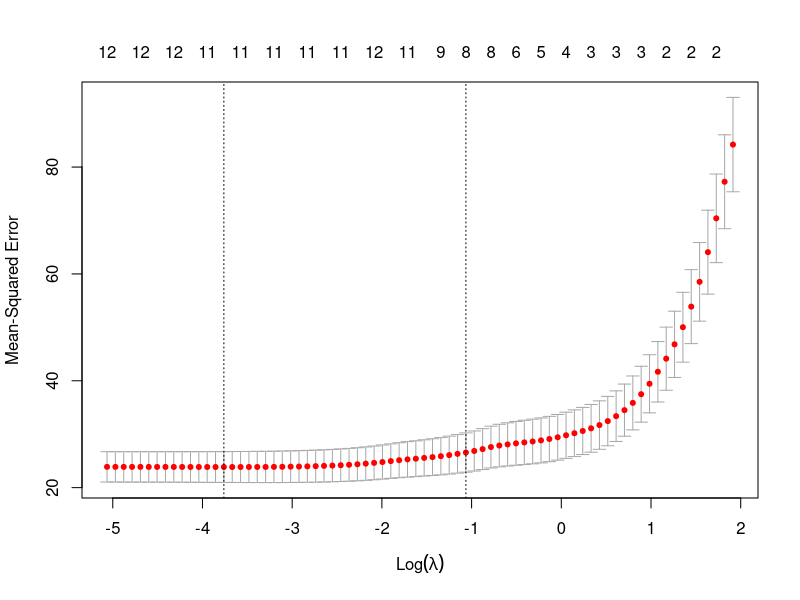
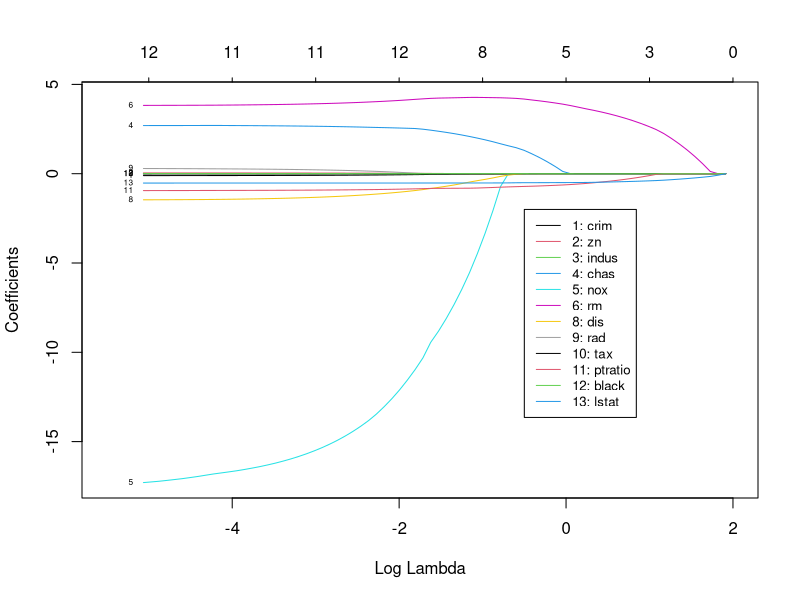

Generate these figures, in order, with R:
# ----------------------------------------------------------------------------
# purpose:  fit a LASSO, 
# audience: you are expected to have some prior experience with R
# ----------------------------------------------------------------------------

# to learn more about LASSO, refer to:
# http://statweb.stanford.edu/~tibs/lasso.html

# ----------------------------------------------------------------------------
# load packages
# ----------------------------------------------------------------------------
(if (!require("glmnet")) install.packages("glmnet"))
library("glmnet") # use this package to fit a glmnet model
(if (!require("MASS")) install.packages("MASS"))
library("MASS") # to use the Boston dataset

# ----------------------------------------------------------------------------
# identify the optimal value of lambda
# ----------------------------------------------------------------------------
# define response variable and predictor variables
response_column <- which(colnames(Boston) %in% c("medv"))
train_X <- data.matrix(Boston[, - response_column])
train_y <- Boston[, response_column]

# use cv.glmnet with 10-fold cross-validation to pick lambda
print("Started fitting LASSO")
model1 <- cv.glmnet(x = train_X, y = train_y, alpha = 1, nfolds = 10,
                    family = "gaussian", type.measure = "mse")
print("Finished fitting LASSO")
plot(model1)

# print out the optimal lambdas
cat("Lambda that gives minimum mean cross-validated error:",
    as.character(round(model1$lambda.min, 4)), "\n\n")
cat("Largest lambda with mean cross-validated error",
    "within 1 standard error of the minimum error:",
    as.character(round(model1$lambda.1se, 4)), "\n\n")
cat("Coefficients based on lambda that", 
    " gives minimum mean cross-validated error: \n")
print(coef(model1, s = "lambda.min"))

# ----------------------------------------------------------------------------
# check how lambda impacts the estimated coefficients
# ----------------------------------------------------------------------------
model2 <- glmnet(x = train_X, y = train_y, alpha = 1, family = "gaussian")

# identify variable names
vn = colnames(train_X)
vid <- as.character(seq(1,length(vn)))

# check and exclude the variables with coefficient value 0 
vnat = coef(model2)
vnat_f <- vnat[-1, ncol(vnat)] 
vid <- vid[vnat_f != 0]
vn <- vn[vnat_f != 0]

#define the legend description, line type, and line color
nvars <- length(vn)
legend_desc <- paste(vid, vn, sep=": ")
legend_desc
mylty <- rep(1,nvars)
mycl <- seq(1,nvars)

# plot
plot(model2, xvar = "lambda", label = TRUE, col = mycl, xlim = c(-5.5, 2))
legend(-0.5,-2, legend_desc, lty = mylty, col = mycl, cex = 0.8) 

# ----------------------------------------------------------------------------
# make predictions
# ----------------------------------------------------------------------------
# data
x_new <- data.matrix(train_X[1:2, - response_column])

# make predictions with model 1
predictions_train <- predict(model1, newx = x_new, s = "lambda.min")
print(predictions_train)

# make predictions with model 2
predictions_train2 <- predict(model2, newx = x_new, s = model1$lambda.min)
print(predictions_train2)
